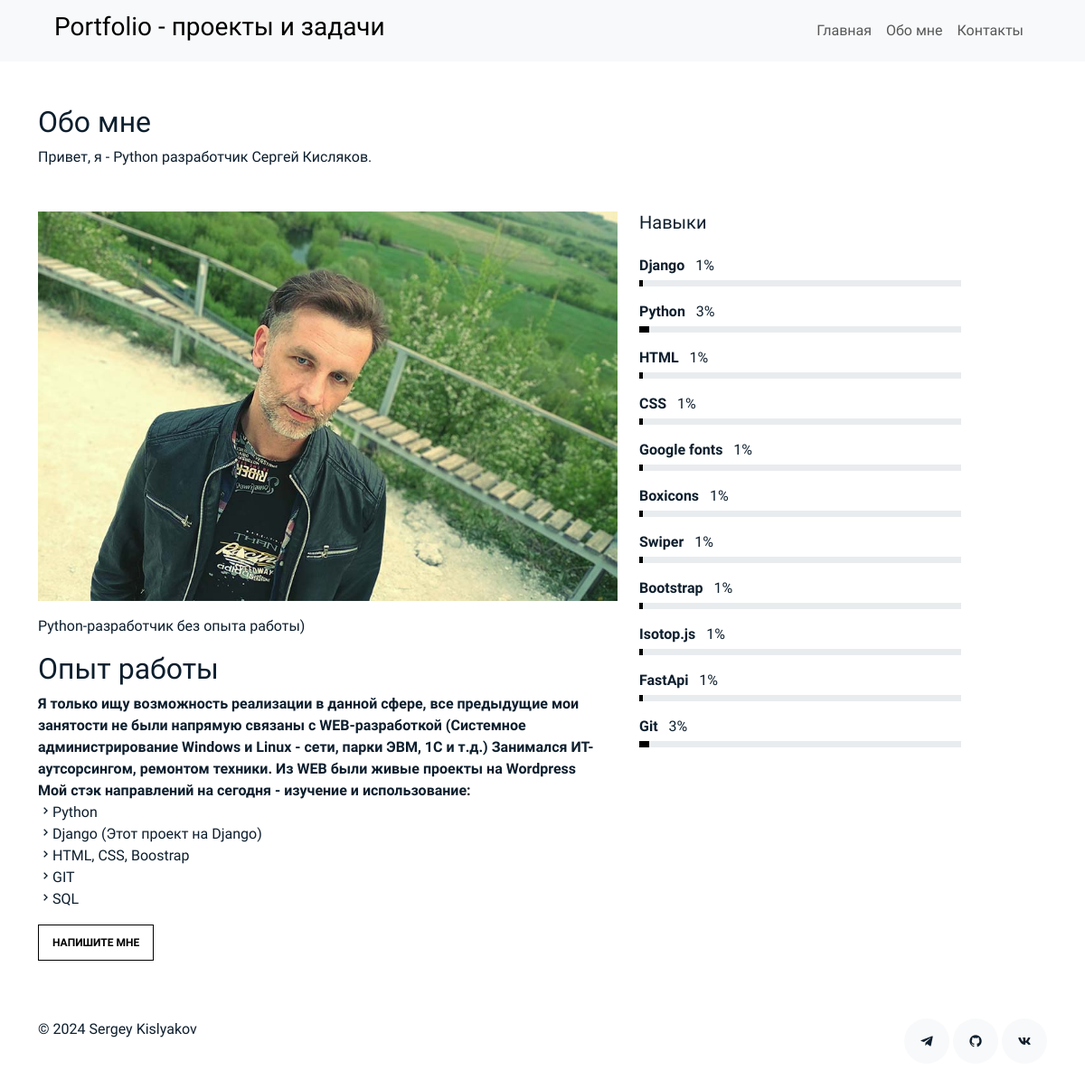
Page /about/ on the earlier database version.
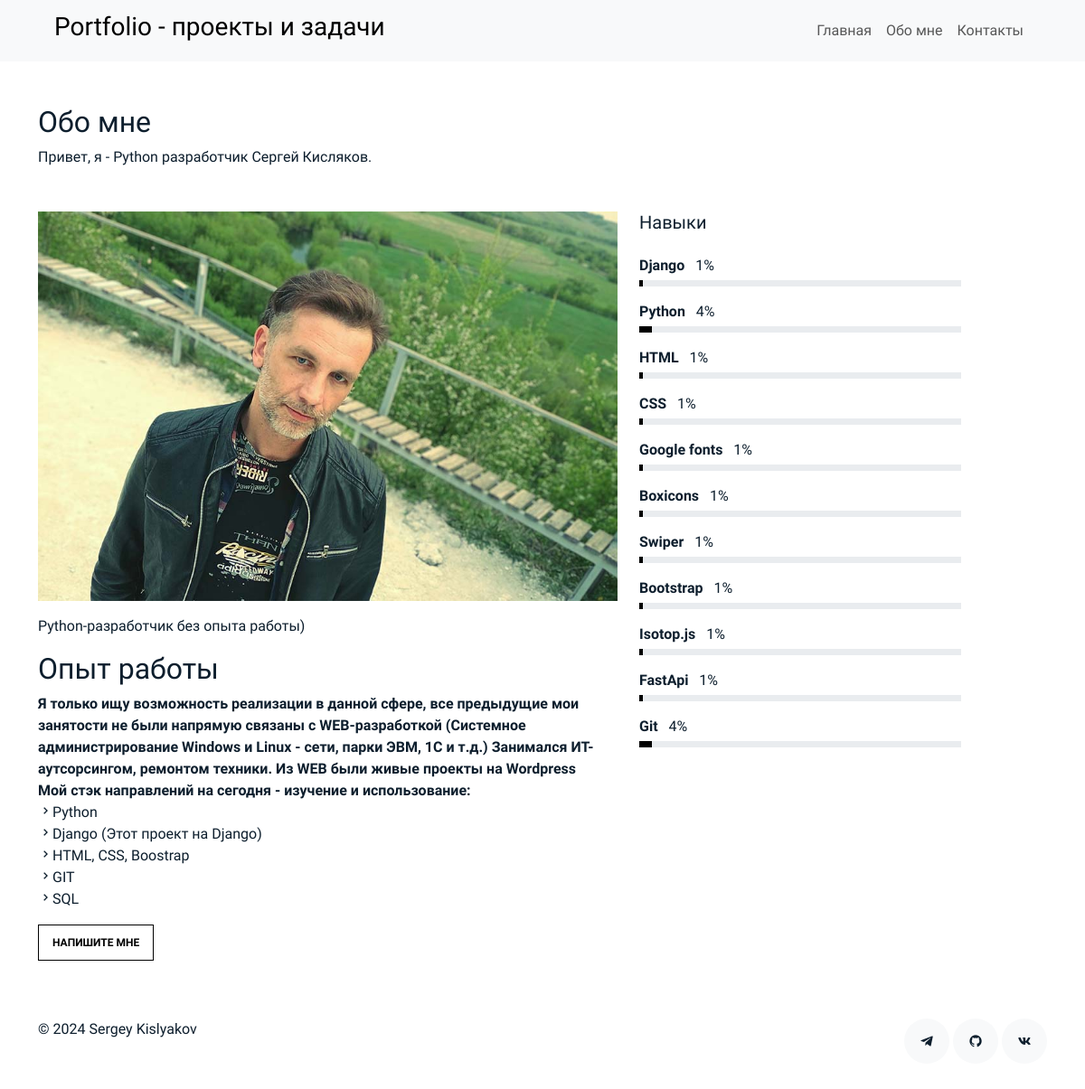
Same page on the later database version.
### portfolio/models.py (models this page shows, shortened)
class Skill(models.Model):
    name = models.CharField(max_length=30)
    level = models.CharField(max_length=3)
    class Meta:
        ordering = ['id']
        verbose_name = 'Навык'
        verbose_name_plural = 'Навыки'

### portfolio/views.py (the view)
# urls.py: path('about/', about, name='about'),
def about(request):
    author = Author.objects.get()
    return render(request, "about.html", {'author': author})

### templates/about.html (shortened to what this page needs)
{% extends 'base.html' %}
{% block content %}
<section class="section pb-5">
    <div class="container">
        <div class="row mb-5 align-items-end">
            <div class="col-md-6" data-aos="fade-up">
                <h2>Обо мне</h2>
                <p class="mb-0">Привет, я - Python разработчик {{ author.name }}  {{ author.lastname }}.</p>
            </div>
        </div>
        <div class="row">
            <div class="col-md-4 ml-auto order-2" data-aos="fade-up">
                <h3 class="h3 mb-4">Навыки</h3>
                <ul class="list-unstyled">
                {% for skill in author.skills.all %}
                    <li class="mb-3">
                        <div class="d-flex mb-1">
                             <strong>{{ skill.name }}</strong>&nbsp;&nbsp;&nbsp;
                             <span class="ml-auto">{{ skill.level }}%</span>
                        </div>
                        <div class="progress custom-progress">
                            <div class="progress-bar" role="progressbar" style="width: {{ skill.level }}%" aria-valuenow="{{ skill.level }}" aria-valuemin="0" aria-valuemax="100"></div>
                        </div>
                    </li>
                {% endfor %}
                </ul>
            </div>
            <div class="col-md-7 mb-md-0" data-aos="fade-up">
                <p><img src="{{ author.image.url }}" alt="" class="img-fluid"></p>
                <p>{{ author.about|safe }}</p>
                <p><a href="{% url 'contact' %}" class="readmore">Напишите мне</a> </p>
            </div>
        </div>
    </div>
</section>
{% endblock content %}

Differences in the rows shown:
changed Skill "Python": level "3" → "4"
changed Skill "Git": level "3" → "4"
